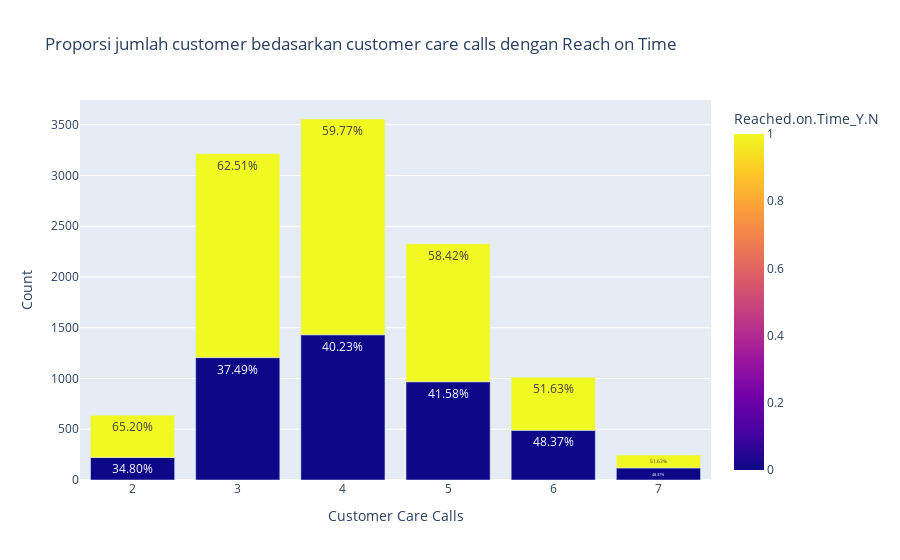

Write notebook code for a chart like this one.
### Markdown cell above
- Kebanyakan customer mengubungi call center sebanyak 4 kali. Terdapat 3557 customer yang 4 kali mengubungi call center terkait dengan pengiriman barang.

### Code cell
# Calculate the counts and proportions
counts = df.groupby(['Customer_care_calls', 'Reached.on.Time_Y.N']).size().reset_index(name='Count')
total_counts = df['Customer_care_calls'].value_counts().reset_index()
total_counts.columns = ['Customer_care_calls', 'Total_Count']
counts = counts.merge(total_counts, on='Customer_care_calls')
counts['Proportion'] = counts['Count'] / counts['Total_Count']

# Create the countplot using Plotly Express
fig = px.bar(counts, x='Customer_care_calls', y='Count', color='Reached.on.Time_Y.N', 
             text=counts['Proportion'].apply(lambda x: f'{x:.2%}'),
             labels={'Customer_care_calls': 'Customer Care Calls', 'Count': 'Count', 'Proportion': 'Proportion'},
             title='Proporsi jumlah customer bedasarkan customer care calls dengan Reach on Time')

# Update the layout
fig.update_traces(textposition='inside')

# Show the plot
fig.show()

### Figure 1 — Plotly figure (JSON) as saved in the notebook; plotly's stock layout.template omitted (floating-point values rounded to 4 significant figures)
{"data": [{"alignmentgroup": "True", "hovertemplate": "Customer Care Calls=%{x}<br>Count=%{y}<br>text=%{text}<br>Reached.on.Time_Y.N=%{marker.color}<extra></extra>", "legendgroup": "", "marker": {"color": [0, 1, 0, 1, 0, 1, 0, 1, 0, 1, 0, 1], "coloraxis": "coloraxis", "pattern": {"shape": ""}}, "name": "", "offsetgroup": "", "orientation": "v", "showlegend": false, "text": ["34.80%", "65.20%", "37.49%", "62.51%", "40.23%", "59.77%", "41.58%", "58.42%", "48.37%", "51.63%", "48.37%", "51.63%"], "textposition": "inside", "type": "bar", "x": [2, 2, 3, 3, 4, 4, 5, 5, 6, 6, 7, 7], "xaxis": "x", "y": [222, 416, 1206, 2011, 1431, 2126, 968, 1360, 490, 523, 119, 127], "yaxis": "y"}], "layout": {"barmode": "relative", "coloraxis": {"colorbar": {"title": {"text": "Reached.on.Time_Y.N"}}, "colorscale": [[0, "#0d0887"], [0.1111, "#46039f"], [0.2222, "#7201a8"], [0.3333, "#9c179e"], [0.4444, "#bd3786"], [0.5556, "#d8576b"], [0.6667, "#ed7953"], [0.7778, "#fb9f3a"], [0.8889, "#fdca26"], [1, "#f0f921"]]}, "legend": {"tracegroupgap": 0}, "title": {"text": "Proporsi jumlah customer bedasarkan customer care calls dengan Reach on Time"}, "xaxis": {"anchor": "y", "domain": [0, 1], "title": {"text": "Customer Care Calls"}}, "yaxis": {"anchor": "x", "domain": [0, 1], "title": {"text": "Count"}}}}
